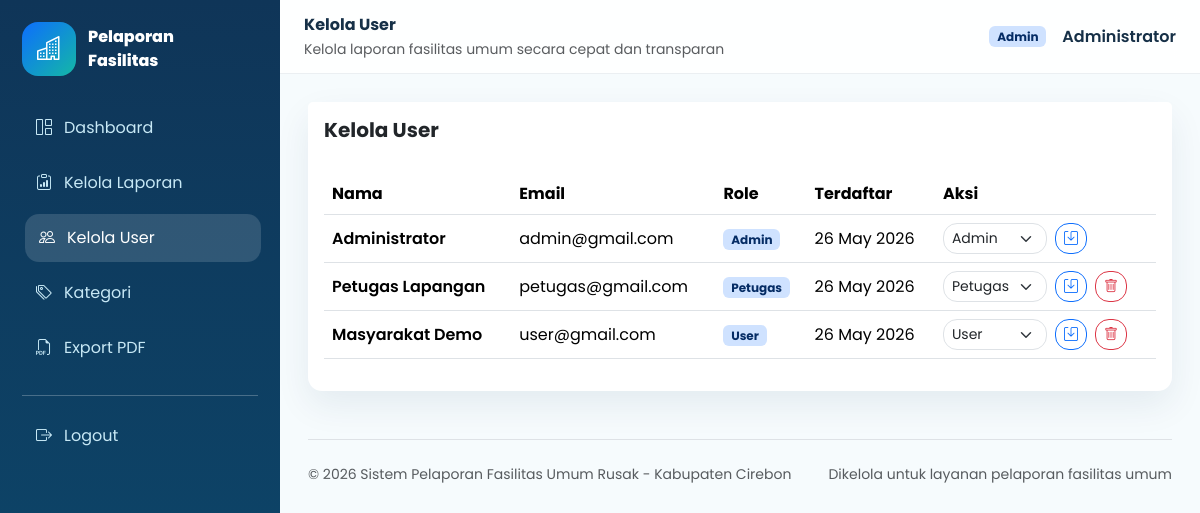
Screenshot of /public/admin/users (signed in) with the database file from the repository.
### tables this page shows
CREATE TABLE users (
    id INT AUTO_INCREMENT PRIMARY KEY,
    nama VARCHAR(120) NOT NULL,
    email VARCHAR(120) NOT NULL UNIQUE,
    password VARCHAR(255) NOT NULL,
    role ENUM('admin', 'petugas', 'user') NOT NULL DEFAULT 'user',
    created_at TIMESTAMP DEFAULT CURRENT_TIMESTAMP
);

### app/core/Controller.php (called while the page is built, shortened)
<?php
abstract class Controller
{
    protected function view(string $view, array $data = []): void
    {
        extract($data);
        require APP_ROOT . '/app/views/' . $view . '.php';
    }
}

### app/controllers/AdminController.php (called while the page is built, shortened)
<?php
class AdminController extends Controller
{
    public function users(): void
    {
        $this->view('admin/users', ['title' => 'Kelola User', 'users' => $this->model('User')->all()]);
    }
}

### app/core/App.php (called while the page is built, shortened)
<?php
class App
{
    protected string $controller = 'HomeController';
    protected string $method = 'index';
    public function __construct()
    {
        $routes = $this->routes();
        $url = trim($_GET['url'] ?? '', '/');
        $requestMethod = $_SERVER['REQUEST_METHOD'];
        $routeKey = $requestMethod . ' ' . ($url === '' ? '/' : $url);
        $matched = $routes[$routeKey] ?? null;
        $params = [];
        [$this->controller, $this->method] = explode('@', $matched);
        $this->params = $params;
        call_user_func_array([new $this->controller(), $this->method], $this->params);
    }
    private function routes(): array
    {
        return [
            'GET /' => 'HomeController@index',
            'GET login' => 'AuthController@login',
            'POST login' => 'AuthController@processLogin',
            'GET register' => 'AuthController@register',
            'POST register' => 'AuthController@processRegister',
            'GET logout' => 'AuthController@logout',
            'GET user/dashboard' => 'UserController@dashboard',
            'GET user/reports/create' => 'ReportController@create',
            'POST user/reports/store' => 'ReportController@store',
            'GET user/reports' => 'ReportController@history',
            'GET user/reports/{id}' => 'ReportController@show',
            'GET user/profile' => 'ProfileController@index',
            'POST user/profile' => 'ProfileController@update',
            'GET petugas/dashboard' => 'PetugasController@dashboard',
            'GET petugas/reports' => 'PetugasController@reports',
            'POST petugas/reports/{id}/status' => 'PetugasController@updateStatus',
            'GET admin/dashboard' => 'AdminController@dashboard',
            'GET admin/reports' => 'AdminController@reports',
            'POST admin/reports/{id}/status' => 'AdminController@updateStatus',
            'GET admin/users' => 'AdminController@users',
            'POST admin/users/{id}/role' => 'AdminController@updateUserRole',
            'POST admin/users/{id}/delete' => 'AdminController@deleteUser',
            'GET admin/categories' => 'AdminController@categories',
            'POST admin/categories/store' => 'AdminController@storeCategory',
            'POST admin/categories/{id}/update' => 'AdminController@updateCategory',
            'POST admin/categories/{id}/delete' => 'AdminController@deleteCategory',
            'GET admin/map-data' => 'AdminController@mapData',
            'GET admin/export-pdf' => 'AdminController@exportPdf',
        ];
    }
}

### public/index.php (called while the page is built, shortened)
<?php
require_once APP_ROOT . '/app/core/helpers.php';
require_once APP_ROOT . '/app/core/Controller.php';
require_once APP_ROOT . '/app/core/App.php';
new App();

### app/core/helpers.php (called while the page is built, shortened)
<?php
function url(string $path = ''): string
{
    return rtrim(BASE_URL, '/') . '/' . ltrim($path, '/');
}
function asset(string $path): string
{
    return url('assets/' . ltrim($path, '/'));
}
function current_user(): ?array
{
    return $_SESSION['user'] ?? null;
}

### app/models/User.php (called while the page is built, shortened)
<?php
class User extends Model
{
    public function all(): array
    {
        return $this->db->query('SELECT id, nama, email, role, created_at FROM users ORDER BY created_at DESC')->fetchAll();
    }
}

### app/views/admin/users.php (the view, shortened to what this page needs)
<?php require APP_ROOT . '/app/views/layouts/dashboard_header.php'; ?>
<div class="card border-0 shadow-soft">
    <div class="card-header bg-white border-0 py-3"><h5 class="fw-bold mb-0">Kelola User</h5></div>
    <div class="card-body">
        <div class="table-responsive">
            <table class="table datatable align-middle">
                <thead><tr><th>Nama</th><th>Email</th><th>Role</th><th>Terdaftar</th><th>Aksi</th></tr></thead>
                <tbody>
                <?php foreach ($users as $user): ?>
                    <tr>
                        <td class="fw-semibold"><?= $user['nama'] ?></td>
                        <td><?= $user['email'] ?></td>
                        <td><span class="badge bg-primary-subtle text-primary-emphasis"><?= ucfirst($user['role']) ?></span></td>
                        <td><?= date('d M Y', strtotime($user['created_at'])) ?></td>
                        <td>
                            <div class="d-flex gap-2">
                                <form method="post" action="<?= url('admin/users/' . $user['id'] . '/role') ?>" class="d-flex gap-2">
                                    <select name="role" class="form-select form-select-sm">
                                        <?php foreach (['admin', 'petugas', 'user'] as $role): ?><option value="<?= $role ?>" <?= $user['role'] === $role ? 'selected' : '' ?>><?= ucfirst($role) ?></option><?php endforeach; ?>
                                    </select>
                                    <button class="btn btn-sm btn-outline-primary"><i class="bi bi-save"></i></button>
                                </form>
                                <?php if ($user['role'] !== 'admin'): ?>
                                <form method="post" action="<?= url('admin/users/' . $user['id'] . '/delete') ?>" onsubmit="return confirm('Hapus user ini?')">
                                    <button class="btn btn-sm btn-outline-danger"><i class="bi bi-trash"></i></button>
                                </form>
                                <?php endif; ?>
                            </div>
                        </td>
                    </tr>
                <?php endforeach; ?>
                </tbody>
            </table>
        </div>
    </div>
</div>
<?php require APP_ROOT . '/app/views/layouts/dashboard_footer.php'; ?>

### app/views/layouts/dashboard_header.php (shortened to what this page needs)
<!doctype html>
<html lang="id">
<head>
    <link href="https://cdn.jsdelivr.net/npm/bootstrap@5.3.3/dist/css/bootstrap.min.css" rel="stylesheet">
    <link href="https://cdn.jsdelivr.net/npm/bootstrap-icons@1.11.3/font/bootstrap-icons.css" rel="stylesheet">
    <link href="https://cdn.datatables.net/2.0.8/css/dataTables.bootstrap5.css" rel="stylesheet">
    <link href="https://cdn.datatables.net/responsive/3.0.2/css/responsive.bootstrap5.css" rel="stylesheet">
    <link href="https://unpkg.com/leaflet@1.9.4/dist/leaflet.css" rel="stylesheet">
    <link href="<?= asset('css/style.css') ?>" rel="stylesheet">
</head>
<body>
<div class="dashboard-layout">
    <?php require APP_ROOT . '/app/views/layouts/sidebar.php'; ?>
    <main class="main-content">
        <nav class="topbar d-flex align-items-center px-3 px-lg-4 sticky-top">
            <div>
                <div class="fw-bold"><?= $title ?? 'Dashboard' ?></div>
                <small class="text-muted">Kelola laporan fasilitas umum secara cepat dan transparan</small>
            </div>
            <div class="ms-auto d-flex align-items-center gap-3">
                <span class="badge bg-primary-subtle text-primary-emphasis"><?= ucfirst(current_user()['role']) ?></span>
                <div class="fw-semibold d-none d-sm-block"><?= current_user()['nama'] ?></div>
            </div>
        </nav>
        <section class="content-wrap">

### public/assets/css/style.css (style rules this page uses)
:root { --primary: #0d6efd; --teal: #14b8a6; --ink: #163047; --muted: #64748b; --soft: #f3f8fb; --sidebar: #0f3558; }
* { letter-spacing: 0; }
body { font-family: 'Poppins', sans-serif; color: var(--ink); background: #f6fbfd; }
.btn, .card, .form-control, .form-select, .alert, .modal-content { border-radius: 14px; }
.btn { font-weight: 600; transition: transform .18s ease, box-shadow .18s ease; }
.shadow-soft { box-shadow: 0 14px 35px rgba(15, 53, 88, .08); }
.dashboard-layout { min-height: 100vh; display: flex; }
.main-content { width: 100%; margin-left: 280px; min-height: 100vh; }
.topbar { height: 74px; background: rgba(255, 255, 255, .88); backdrop-filter: blur(12px); border-bottom: 1px solid rgba(15, 53, 88, .08); }
.content-wrap { padding: 28px; }
.table > :not(caption) > * > * { vertical-align: middle; }

### rows the page displays
users: role "Admin", nama "Administrator", email "admin@gmail.com", created_at "26 May 2026"
users: nama "Petugas Lapangan", email "petugas@gmail.com", role "Petugas", created_at "26 May 2026"
users: nama "Masyarakat Demo", email "user@gmail.com", role "User", created_at "26 May 2026"

### other values shown
$title "Kelola User"
APP_NAME "Sistem Pelaporan Fasilitas Umum Rusak"
